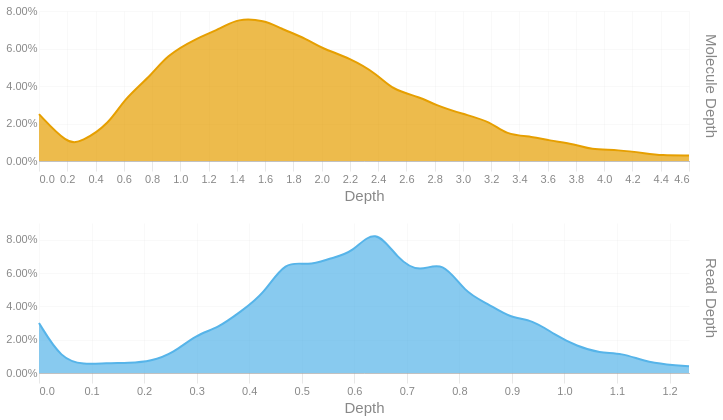

Here is the notebook cell this chart was saved with:
### Code cell
readdep = depth_hist(tb['Read Depth'], q99, 3)
readdep = readdep.with_columns(pl.lit('Read Depth').alias('Metric'))
if not SKIPLR:
    moldep = depth_hist(tb['Molecule Depth'], mol_q99, 1)
    moldep = moldep.with_columns(pl.lit('Molecule Depth').alias('Metric'))
    _hist = pl.concat([readdep, moldep])
    _hist = _hist.filter(pl.col('Proportion') != 0)
    with SafeRender(_hist):
        (
            alt.Chart(_hist)        
            .mark_area(interpolate = "basis")
            .encode(
                x=alt.X('Bin:Q').scale(domainMin=0).axis(alt.Axis(title='Depth')),
                y = alt.Y('Proportion:Q', title = None).axis(format = '.2%'),
                color = alt.Color('Metric:N').legend(None),
                row = alt.Row("Metric:N").header(title = None, labelOrient = 'right'),
                tooltip = [
                    alt.Tooltip("Metric:N", title = "Metric"),
                    alt.Tooltip('Interval:N', title = "Depth Interval"),
                    alt.Tooltip('Proportion:Q', title = "% Alignments").format('.2%')
                ]
            )
            .resolve_scale(x='independent', y='independent')
            .properties(
                height = 150, width = 650,
                usermeta={'embedOptions': {'downloadFileName': f'{samplename}.depth.hist'}}
            )
        ).display()
else:
    readdep = readdep.filter(pl.col('Proportion') != 0)
    with SafeRender(readdep):
        (
            alt.Chart(readdep)        
            .mark_area(interpolate = "basis")
            .encode(
                x=alt.X('Bin:Q').scale(domainMin=0).axis(alt.Axis(title='Depth')),
                y = alt.Y('Proportion:Q', title = None).axis(format = '.2%'),
                tooltip = [
                    alt.Tooltip('Interval:N', title = "Depth Interval"),
                    alt.Tooltip('Proportion:Q', title = "% Alignments").format('.2%')
                ]
            )
            .properties(
                usermeta={'embedOptions': {'downloadFileName': f'{samplename}.depth.hist'}}
            )
        ).display()

### Figure 1 — Vega-Lite specification as saved in the notebook (floating-point values rounded to 4 significant figures)
{"width": 650, "height": 150, "config": {"title": {"anchor": "start", "dy": -15, "fontSize": 18, "color": "#888888", "subtitleColor": "#888888", "subtitleFontSize": 14}, "arc": {"fill": "#0072B2"}, "axis": {"domainColor": "#888888", "domainWidth": 0.5, "gridWidth": 0.2, "grid": false, "titleFontWeight": 400, "titleFontSize": 15, "labelFontSize": 11, "labelColor": "#888888", "tickColor": "#888888", "tickWidth": 0.2, "titleColor": "#888888"}, "axisBand": {"grid": false}, "axisX": {"grid": true, "tickSize": 10, "domainCap": "round"}, "axisY": {"domain": false, "grid": true, "tickSize": 0, "domainCap": "round"}, "background": "transparent", "header": {"labelFontSize": 15, "labelColor": "#888888", "titleFontSize": 15, "titleFontWeight": 600, "titleColor": "#888888"}, "legend": {"labelFont": "sans-serif", "labelFontSize": 12, "labelColor": "#888888", "symbolSize": 100, "symbolType": "circle", "titleFontSize": 12, "titlePadding": 10, "titleColor": "#888888", "title": null}, "range": {"category": ["#E69F00", "#56B4E9", "#009E73", "#F0E442", "#0072B2", "#D55E00", "#CC79A7", "#000000"], "diverging": ["#cfe8f3", "#a2d4ec", "#73bfe2", "#46abdb", "#1696d2", "#12719e"]}, "area": {"fill": "#0072B2", "fillOpacity": 0.7, "line": true, "strokeOpacity": 0.7}, "line": {"color": "#0072B2", "stroke": "#0072B2", "strokeWidth": 2}, "trail": {"color": "#0072B2", "stroke": "#0072B2", "strokeWidth": 0, "size": 1}, "point": {"filled": true, "fillOpacity": 1.0, "size": 95}, "text": {"color": "#888888", "fontSize": 11, "align": "right", "fontWeight": 400, "size": 11}, "bar": {"fill": "#0072B2", "stroke": null}, "view": {"stroke": null, "continuousWidth": 660, "continuousHeight": 400}}, "data": {"name": "data-988fd0dea073c89dd82488f0e7e9edd7"}, "mark": {"type": "area", "interpolate": "basis"}, "encoding": {"color": {"field": "Metric", "legend": null, "type": "nominal"}, "row": {"field": "Metric", "header": {"title": null, "labelOrient": "right"}, "type": "nominal"}, "tooltip": [{"field": "Metric", "title": "Metric", "type": "nominal"}, {"field": "Interval", "title": "Depth Interval", "type": "nominal"}, {"field": "Proportion", "format": ".2%", "title": "% Alignments", "type": "quantitative"}], "x": {"axis": {"title": "Depth"}, "field": "Bin", "scale": {"domainMin": 0}, "type": "quantitative"}, "y": {"axis": {"format": ".2%"}, "field": "Proportion", "title": null, "type": "quantitative"}}, "resolve": {"scale": {"x": "independent", "y": "independent"}}, "usermeta": {"embedOptions": {"downloadFileName": "S1_Musquodoboit_019.depth.hist"}}, "$schema": "https://vega.github.io/schema/vega-lite/v6.1.0.json", "datasets": {"data-988fd0dea073c89dd82488f0e7e9edd7": [{"Bin": 0.0, "Interval": "0.0-0.043", "Proportion": 0.03, "Metric": "Read Depth"}, {"Bin": 0.043, "Interval": "0.043-0.085", "Proportion": 0.008, "Metric": "Read Depth"}, {"Bin": 0.085, "Interval": "0.085-0.128", "Proportion": 0.005, "Metric": "Read Depth"}, {"Bin": 0.128, "Interval": "0.128-0.171", "Proportion": 0.006, "Metric": "Read Depth"}, {"Bin": 0.171, "Interval": "0.171-0.213", "Proportion": 0.006, "Metric": "Read Depth"}, {"Bin": 0.213, "Interval": "0.213-0.256", "Proportion": 0.007, "Metric": "Read Depth"}, {"Bin": 0.256, "Interval": "0.256-0.299", "Proportion": 0.012, "Metric": "Read Depth"}, {"Bin": 0.299, "Interval": "0.299-0.341", "Proportion": 0.023, "Metric": "Read Depth"}, {"Bin": 0.341, "Interval": "0.341-0.384", "Proportion": 0.027, "Metric": "Read Depth"}, {"Bin": 0.384, "Interval": "0.384-0.427", "Proportion": 0.037, "Metric": "Read Depth"}, {"Bin": 0.427, "Interval": "0.427-0.469", "Proportion": 0.047, "Metric": "Read Depth"}, {"Bin": 0.469, "Interval": "0.469-0.512", "Proportion": 0.068, "Metric": "Read Depth"}, {"Bin": 0.512, "Interval": "0.512-0.555", "Proportion": 0.064, "Metric": "Read Depth"}, {"Bin": 0.555, "Interval": "0.555-0.597", "Proportion": 0.069, "Metric": "Read Depth"}, {"Bin": 0.597, "Interval": "0.597-0.64", "Proportion": 0.072, "Metric": "Read Depth"}, {"Bin": 0.64, "Interval": "0.64-0.683", "Proportion": 0.088, "Metric": "Read Depth"}, {"Bin": 0.683, "Interval": "0.683-0.725", "Proportion": 0.068, "Metric": "Read Depth"}, {"Bin": 0.725, "Interval": "0.725-0.768", "Proportion": 0.06, "Metric": "Read Depth"}, {"Bin": 0.768, "Interval": "0.768-0.811", "Proportion": 0.068, "Metric": "Read Depth"}, {"Bin": 0.811, "Interval": "0.811-0.853", "Proportion": 0.048, "Metric": "Read Depth"}, {"Bin": 0.853, "Interval": "0.853-0.896", "Proportion": 0.042, "Metric": "Read Depth"}, {"Bin": 0.896, "Interval": "0.896-0.939", "Proportion": 0.033, "Metric": "Read Depth"}, {"Bin": 0.939, "Interval": "0.939-0.981", "Proportion": 0.032, "Metric": "Read Depth"}, {"Bin": 0.981, "Interval": "0.981-1.024", "Proportion": 0.023, "Metric": "Read Depth"}, {"Bin": 1.024, "Interval": "1.024-1.067", "Proportion": 0.016, "Metric": "Read Depth"}, {"Bin": 1.067, "Interval": "1.067-1.109", "Proportion": 0.012, "Metric": "Read Depth"}, {"Bin": 1.109, "Interval": "1.109-1.152", "Proportion": 0.012, "Metric": "Read Depth"}, {"Bin": 1.152, "Interval": "1.152-1.195", "Proportion": 0.007, "Metric": "Read Depth"}, {"Bin": 1.195, "Interval": "1.195-1.237", "Proportion": 0.005, "Metric": "Read Depth"}, {"Bin": 1.237, "Interval": "1.237-1.28", "Proportion": 0.004, "Metric": "Read Depth"}, {"Bin": 0.0, "Interval": "0.0-0.2", "Proportion": 0.025, "Metric": "Molecule Depth"}, {"Bin": 0.2, "Interval": "0.2-0.3", "Proportion": 0.009, "Metric": "Molecule Depth"}, {"Bin": 0.3, "Interval": "0.3-0.5", "Proportion": 0.01, "Metric": "Molecule Depth"}, {"Bin": 0.5, "Interval": "0.5-0.6", "Proportion": 0.02, "Metric": "Molecule Depth"}, {"Bin": 0.6, "Interval": "0.6-0.8", "Proportion": 0.033, "Metric": "Molecule Depth"}, {"Bin": 0.8, "Interval": "0.8-0.9", "Proportion": 0.046, "Metric": "Molecule Depth"}, {"Bin": 0.9, "Interval": "0.9-1.1", "Proportion": 0.056, "Metric": "Molecule Depth"}, {"Bin": 1.1, "Interval": "1.1-1.3", "Proportion": 0.065, "Metric": "Molecule Depth"}, {"Bin": 1.3, "Interval": "1.3-1.4", "Proportion": 0.071, "Metric": "Molecule Depth"}, {"Bin": 1.4, "Interval": "1.4-1.6", "Proportion": 0.076, "Metric": "Molecule Depth"}, {"Bin": 1.6, "Interval": "1.6-1.7", "Proportion": 0.075, "Metric": "Molecule Depth"}, {"Bin": 1.7, "Interval": "1.7-1.9", "Proportion": 0.071, "Metric": "Molecule Depth"}, {"Bin": 1.9, "Interval": "1.9-2.0", "Proportion": 0.065, "Metric": "Molecule Depth"}, {"Bin": 2.0, "Interval": "2.0-2.2", "Proportion": 0.06, "Metric": "Molecule Depth"}, {"Bin": 2.2, "Interval": "2.2-2.4", "Proportion": 0.055, "Metric": "Molecule Depth"}, {"Bin": 2.4, "Interval": "2.4-2.5", "Proportion": 0.046, "Metric": "Molecule Depth"}, {"Bin": 2.5, "Interval": "2.5-2.7", "Proportion": 0.038, "Metric": "Molecule Depth"}, {"Bin": 2.7, "Interval": "2.7-2.8", "Proportion": 0.034, "Metric": "Molecule Depth"}, {"Bin": 2.8, "Interval": "2.8-3.0", "Proportion": 0.03, "Metric": "Molecule Depth"}, {"Bin": 3.0, "Interval": "3.0-3.2", "Proportion": 0.025, "Metric": "Molecule Depth"}, {"Bin": 3.2, "Interval": "3.2-3.3", "Proportion": 0.021, "Metric": "Molecule Depth"}, {"Bin": 3.3, "Interval": "3.3-3.5", "Proportion": 0.014, "Metric": "Molecule Depth"}, {"Bin": 3.5, "Interval": "3.5-3.6", "Proportion": 0.013, "Metric": "Molecule Depth"}, {"Bin": 3.6, "Interval": "3.6-3.8", "Proportion": 0.011, "Metric": "Molecule Depth"}, {"Bin": 3.8, "Interval": "3.8-3.9", "Proportion": 0.009, "Metric": "Molecule Depth"}, {"Bin": 3.9, "Interval": "3.9-4.1", "Proportion": 0.006, "Metric": "Molecule Depth"}, {"Bin": 4.1, "Interval": "4.1-4.3", "Proportion": 0.006, "Metric": "Molecule Depth"}, {"Bin": 4.3, "Interval": "4.3-4.4", "Proportion": 0.004, "Metric": "Molecule Depth"}, {"Bin": 4.4, "Interval": "4.4-4.6", "Proportion": 0.003, "Metric": "Molecule Depth"}, {"Bin": 4.6, "Interval": "4.6-4.73", "Proportion": 0.003, "Metric": "Molecule Depth"}]}}
